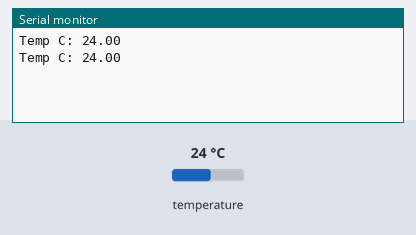
A sketch run on a simulated Arduino Uno, built with avr-gcc and run on an emulated ATmega328P. Shown: the last lines printed to the serial monitor. Inputs (shaded band) come from the test bench; at power-on: temperature 24 °C.

Above: at 2.3 s.
2.4 s: temperature set to 12 °C
At 2.4 s:
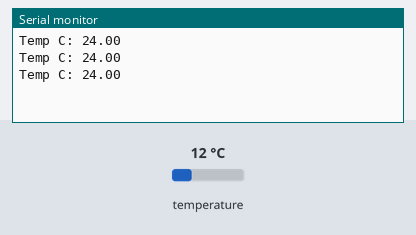
3.9 s: temperature set to 19 °C
At 4.5 s:
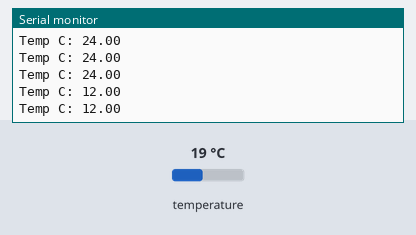
Timing chart, 0 to 6.9 s (numbered marks = the images above; inputs shaded):
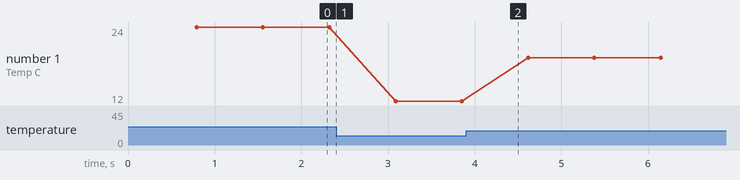

Measured:
- plotted number 1: 24 → 12 after the input at 2.4 s, 12 → 19 after the input at 3.9 s

The sketch:

tempmodified.ino
```cpp
#include <OneWire.h>
#include <DallasTemperature.h>
#define ONE_WIRE_BUS A4

OneWire oneWire(ONE_WIRE_BUS);

// Pass our oneWire reference to Dallas Temperature.
DallasTemperature sensors(&oneWire);

// arrays to hold device address
DeviceAddress insideThermometer;

void setup()
{
  // start serial port
  Serial.begin(9600);

  sensors.begin();

  if (sensors.isParasitePowerMode()) Serial.print("ON");
  else Serial.print("");


  if (!sensors.getAddress(insideThermometer, 0)) Serial.println("Unable to find address for Device 0");

}

// function to print the temperature for a device
void printTemperature(DeviceAddress deviceAddress)
{

  float tempC = sensors.getTempC(deviceAddress);
  if(tempC == DEVICE_DISCONNECTED_C)
  {
    Serial.println("Error: Could not read temperature data");
    return;
  }
  Serial.print("Temp C: ");
  Serial.println(tempC);
}
void loop(void)
{
  sensors.requestTemperatures(); // Send the command to get temperatures

  // It responds almost immediately. Let's print out the data
  printTemperature(insideThermometer);
}

// function to print a device address
void printAddress(DeviceAddress deviceAddress)
{
  for (uint8_t i = 0; i < 8; i++)
  {
    if (deviceAddress[i] < 16) Serial.print("0");
    Serial.print(deviceAddress[i], HEX);
  }
}
```
